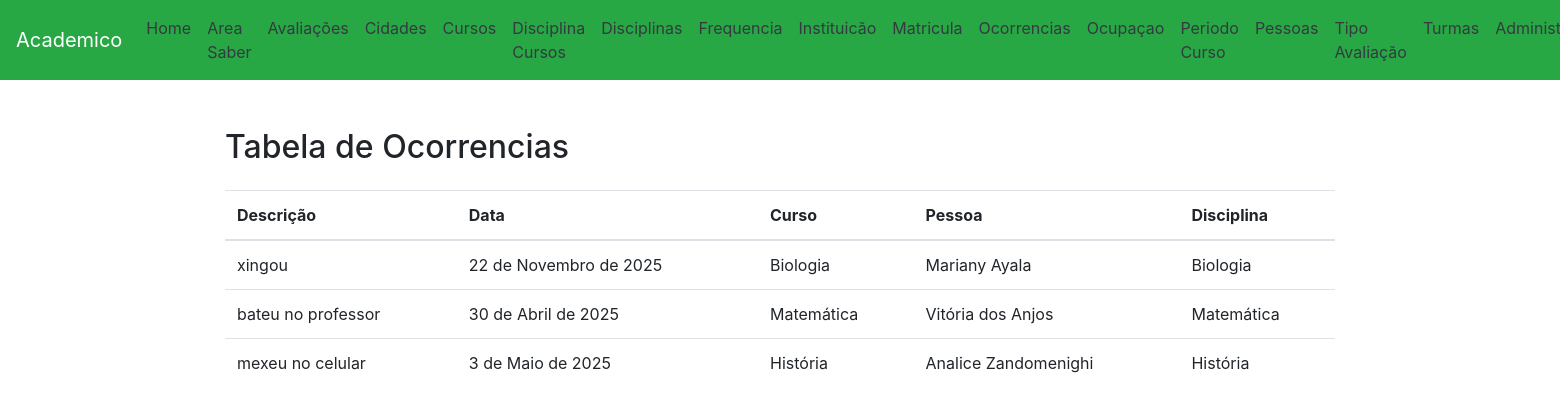
/ocorrencias/, run on the app's committed database.
### app/models.py (models this page shows, shortened)
class Ocorrencias(models.Model):
    descricao = models.CharField(max_length=100, verbose_name="Descrição")
    data = models.DateField(verbose_name = "Data")
    pessoa = models.ForeignKey(Pessoa, on_delete=models.CASCADE, verbose_name="Pessoa")
    curso = models.ForeignKey(Cursos, on_delete=models.CASCADE, verbose_name="Cursos")
    disciplina = models.ForeignKey(Disciplinas, on_delete=models.CASCADE, verbose_name="Disciplinas")
    class Meta:
        verbose_name = "Ocorrência"
        verbose_name_plural = "Ocorrências"

class Cursos(models.Model):
    nome = models.CharField(max_length=100, verbose_name="Nome do curso")
    carga_horaria_total = models.CharField(max_length=4, verbose_name="Carga horaria total")
    duracao_meses = models.CharField(max_length=2, verbose_name="Duração meses")
    area_saber = models.ForeignKey(AreaSaber,on_delete=models.CASCADE, verbose_name="Área do saber")
    instituicao = models.ForeignKey(Instituicao, on_delete=models.CASCADE, verbose_name ="Nome da instituição")
    def __str__(self):
        return f"{self.nome}"
    class Meta:
        verbose_name = "Curso"
        verbose_name_plural = "Cursos"

class Pessoa(models.Model):
    nome = models.CharField(max_length=100, verbose_name="Nome da pessoa")
    pai = models.CharField(max_length=100, verbose_name="Nome do pai")
    mae = models.CharField(max_length=100, verbose_name="Nome da mãe")
    cpf = models.CharField(max_length=11, verbose_name="CPF")
    data_nasc = models.DateField(verbose_name="Data de nascimento")
    email = models.CharField(max_length=100, verbose_name="Email")
    cidade = models.ForeignKey(Cidade, on_delete=models.CASCADE, verbose_name="Cidade")
    ocupacao = models.ForeignKey(Ocupacao, on_delete=models.CASCADE, verbose_name="Ocupaçao")
    def __str__(self):
        return f"{self.nome}"
    class Meta:
        verbose_name = "Pessoa"
        verbose_name_plural = "Pessoas"

class Disciplinas(models.Model):
    nome = models.CharField(max_length=100, verbose_name="Nome da disciplina")
    area_saber = models.ForeignKey(AreaSaber, on_delete=models.CASCADE, verbose_name="Área do saber")
    def __str__(self):
        return f"{self.nome}"
    class Meta:
        verbose_name = "Disciplina"
        verbose_name_plural = "Disciplinas"

### app/views.py (the view)
# urls.py: path('ocorrencias/', OcorrenciaView.as_view(), name='ocorrencia'),
class OcorrenciaView(View):
    def get(self, request, *args, **kwargs):
        ocorrencia = Ocorrencias.objects.all()
        return render(request, 'ocorrencias.html', {'ocorrencia' : ocorrencia})

### app/templates/ocorrencias.html (shortened to what this page needs)
<!DOCTYPE html>
<html lang="pt-BR">
<head>
    <link rel="stylesheet" href="https://maxcdn.bootstrapcdn.com/bootstrap/4.5.2/css/bootstrap.min.css">
</head>
<body>
    <nav class="navbar navbar-expand-lg navbar-dark bg-success">
        <a class="navbar-brand" href="/">Academico</a>
<div class="collapse navbar-collapse" id="navbarNav">
<ul class="navbar-nav">
    <li class="nav-item">
        <a class="nav-link text-dark" href="/">Home</a>
    </li>
    <li class="nav-item">
        <a class="nav-link text-dark" href="/area_saber/">Area Saber</a>
    </li>
    <li class="nav-item">
        <a class="nav-link text-dark" href="/avaliacoes/">Avaliações</a>
    </li>
    <li class="nav-item">
        <a class="nav-link text-dark" href="/cidades/">Cidades</a>
    </li>
    <li class="nav-item">
        <a class="nav-link text-dark" href="/cursos/">Cursos</a>
    </li>
    <li class="nav-item">
        <a class="nav-link text-dark" href="/disciplina_cursos/">Disciplina Cursos</a>
    </li>
    <li class="nav-item">
        <a class="nav-link text-dark" href="/disciplinas/">Disciplinas</a>
    </li>
    <li class="nav-item">
        <a class="nav-link text-dark" href="/frequencia/">Frequencia</a>
    </li>
    <li class="nav-item">
        <a class="nav-link text-dark" href="/instituicao/">Instituicão</a>
    </li>
    <li class="nav-item">
        <a class="nav-link text-dark" href="/matricula/">Matricula</a>
    </li>
    <li class="nav-item">
        <a class="nav-link text-dark" href="/ocorrencias/">Ocorrencias</a>
    </li>
    <li class="nav-item">
        <a class="nav-link text-dark" href="/ocupacao/">Ocupaçao</a>
    </li>
    <li class="nav-item">
        <a class="nav-link text-dark" href="/periodo_cursos/">Periodo Curso</a>
    </li>
    <li class="nav-item">
        <a class="nav-link text-dark" href="/pessoas/">Pessoas</a>
    </li>
    <li class="nav-item">
        <a class="nav-link text-dark" href="/tipo_avaliacao/">Tipo Avaliação</a>
    </li>
    <li class="nav-item">
        <a class="nav-link text-dark" href="/turmas/">Turmas</a>
    </li>
    <li class="nav-item">
        <a class="nav-link text-dark" href="/admin/">Administração</a>
    </li>
</ul>
</div>
</nav>
<div class="container mt-5">
    <h2 class="mb-4">Tabela de Ocorrencias</h2>
<table class="table">
    <thead>
        <tr>
        <th scope="col">Descrição</th>
        <th scope="col">Data</th>
        <th scope="col">Curso</th>
        <th scope="col">Pessoa</th>
        <th scope="col">Disciplina</th>
        </tr>
    </thead>
    <tbody>
    {% for ocorrencia in ocorrencia %}
    <tr>
    <td>{{ ocorrencia.descricao }}</td>
    <td>{{ ocorrencia.data}}</td>
    <td>{{ ocorrencia.curso}}</td>
    <td>{{ ocorrencia.pessoa }}</td>
    <td>{{ ocorrencia.disciplina }}</td>
    </tr>
    {% endfor %}
    </tbody>
</table>
</div>
</body>
</html>

### data on the page
Ocorrencias: descricao "xingou", data "22 de Novembro de 2025", curso "Biologia", pessoa "Mariany Ayala", disciplina "Biologia"
Ocorrencias: descricao "bateu no professor", data "30 de Abril de 2025", curso "Matemática", pessoa "Vitória dos Anjos", disciplina "Matemática"
Ocorrencias: descricao "mexeu no celular", data "3 de Maio de 2025", curso "História", pessoa "Analice Zandomenighi", disciplina "História"
